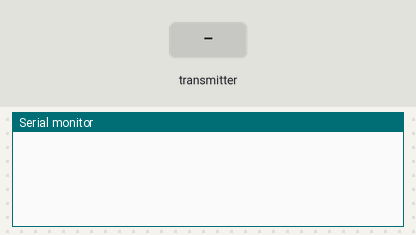
The sketch below on a simulated Arduino Uno, built with avr-gcc and run on an emulated ATmega328P. Parts: the last lines printed to the serial monitor. The test bench sets the inputs (shaded band). No radio packets arrive unless stated.

Above: at 1.2 s.
1.3 s: the transmitter starts sending data.0 = 0
At 1.44 s:
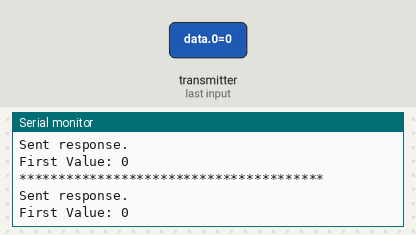
2.8 s: the transmitter starts sending data.0 = 128
At 2.96 s:
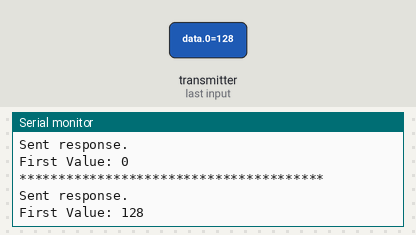
5.8 s: the transmitter starts sending data.0 = 64
At 6.08 s:
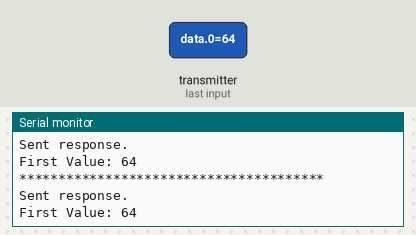
8.8 s: the transmitter starts sending data.0 = 255
At 9.0 s:
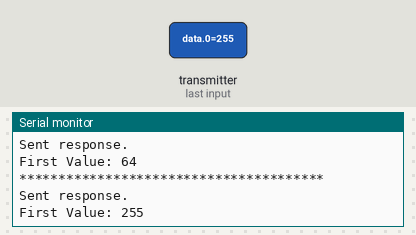
11.8 s: the transmitter starts sending data.0 = 0
14.8 s: the transmitter starts sending data.0 = 128
Timing chart, 0 to 17.8 s (numbered marks = the images above; inputs shaded):
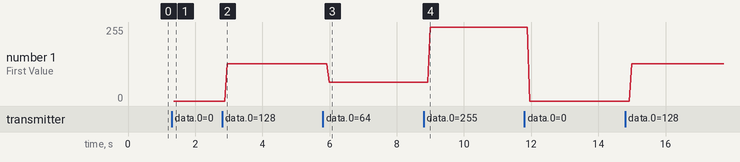

The sketch:

RecieveCodeV0.ino
```cpp
// Author: Austin Hutchison
// Referances: Bryan Thompson http://www.madebymarket.com/blog/dev/getting-started-with-nrf24L01-and-arduino.html
//             J. Coliz <maniacbug@ymail.com>  https://maniacbug.wordpress.com/2011/11/02/getting-started-rf24/

#include <SPI.h>
#include <nRF24L01.h>
#include <RF24.h>
#include <RF24_config.h>
#include "printf.h"

// Hook up the wireless transeiver
// vcc = 3.3v
// GND = gnd
int CE = 9;
int CSN = 10;
//int MOSI = 11;
//int MISO = 12;
//int SCK = 13;

// Intialize transeiver
RF24 wireless(CE, CSN);

// Radio pipe addresses for the 2 nodes to communicate.
const uint64_t pipes[2] = {0xe7e7e7e7e7LL, 0xc2c2c2c2c2LL};

void setup() {
  Serial.begin(9600);
  printf_begin();
 // Setup wireless
  wireless.begin();
  wireless.openWritingPipe(pipes[1]);
  wireless.openReadingPipe(1,pipes[0]);
  wireless.startListening();
  wireless.printDetails();
}

void loop() {
  if (wireless.available()){
    Serial.println("***************************************");
    uint8_t data[4];    // Recieve 4 byte packet
    bool done = false;
    while(!done){
      done = wireless.read( &data, sizeof(data) );
      printf("Got payload @ %lu...\r\n", millis());
  }

  // echo it back real fast
    wireless.stopListening();
    wireless.write( &data, sizeof(data) );
    Serial.println("Sent response.");
    wireless.startListening();

    // do stuff with the data we got.
    Serial.print("First Value: ");
    Serial.println(data[0]);
  }
}
```

Measured:
- after the input at 1.3 s, the serial monitor: prints a new line at once (image 1)
- after the input at 2.8 s, the serial monitor: prints a new line after 0.15 s (image 2)
- after the input at 5.8 s, the serial monitor: prints a new line after 0.20 s (image 3)
- after the input at 8.8 s, the serial monitor: prints a new line after 0.20 s (image 4)
- plotted number 1: 0 → 128 after the input at 2.8 s, 128 → 64 after the input at 5.8 s, 64 → 255 after the input at 8.8 s, 255 → 0 after the input at 11.8 s, 0 → 128 after the input at 14.8 s
